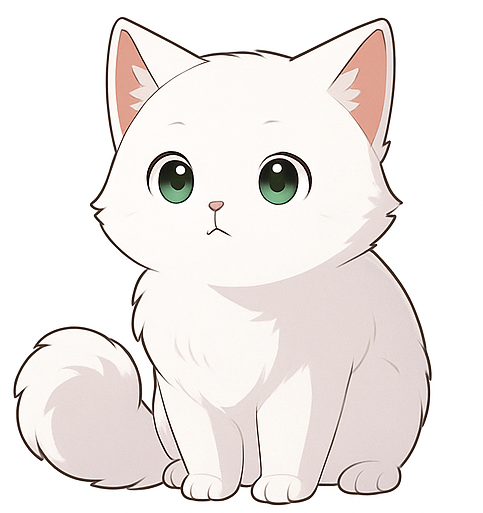
#> input picture kochka/kochka_idle.png, 483 x 513 px, found by its file name
$ python animation.py
#> lines starting #> are read from the running program, lines starting #| are printed output that depends on the picture
import cv2
import random as r
import sounddevice as sd
import numpy as np
from scipy.signal import stft


def animate(position):
    if position == "bad":
        t1 = r.randint(100, 200)
        cv2.imshow("animation", kochka1)
        cv2.waitKey(t1)
        t2 = r.randint(30, 100)
        cv2.imshow("animation", kochka2)
        cv2.waitKey(t2)
        t3 = r.randint(400, 500)
        cv2.imshow("animation", kochka3)
        cv2.waitKey(t3)
    else:
        t1 = r.randint(50, 100)
        cv2.imshow("animation", kochka1)
        cv2.waitKey(t1)
        t2 = r.randint(50, 500)
        cv2.imshow("animation", kochka2)
        cv2.waitKey(t2)
        t3 = r.randint(500, 1500)
        cv2.imshow("animation", kochka3)
        cv2.waitKey(t3)


idle = cv2.imread(r"kochka\kochka_idle.png")
#> idle is the input picture: shape (513, 483, 3); mean B, G, R 232.9, 235.2, 240.5
kochka1 = cv2.imread(r"kochka\kochka1.png")
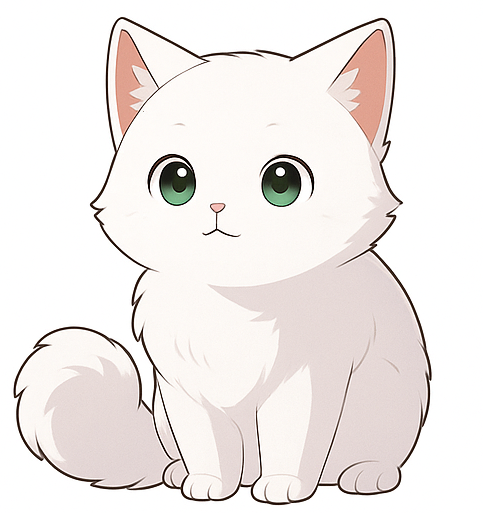
#> input picture kochka/kochka1.png, 483 x 513 px, found by its file name
#> kochka1 is the input picture: shape (513, 483, 3); mean B, G, R 232.9, 235.1, 240.5
kochka2 = cv2.imread(r"kochka\kochka2.png")
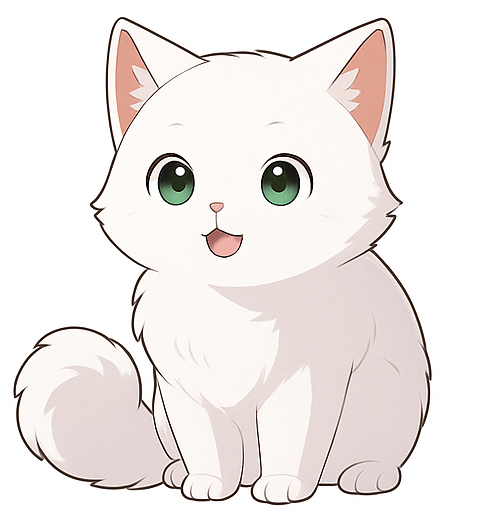
#> input picture kochka/kochka2.png, 483 x 513 px, found by its file name
#> kochka2 is the input picture: shape (513, 483, 3); mean B, G, R 232.5, 234.8, 240.4
kochka3 = cv2.imread(r"kochka\kochka3.png")
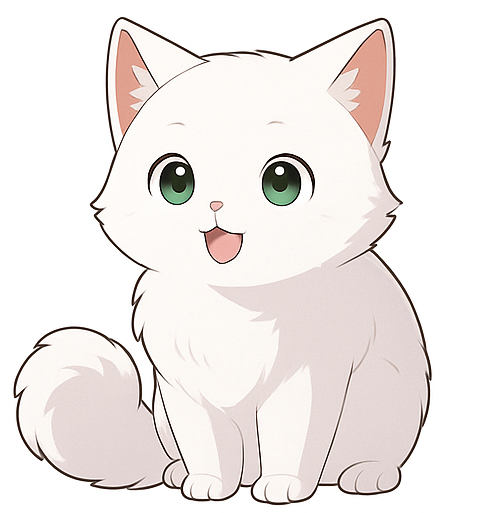
#> input picture kochka/kochka3.png, 483 x 513 px, found by its file name
#> kochka3 is the input picture: shape (513, 483, 3); mean B, G, R 232.5, 234.7, 240.4

fs = 48000
duration = 0.5
frequency_threshold = 100
print(sd.query_devices())
#> (this line was passed over: sounddevice is not available in this run)
# Use Stereo Mix (index 30)
sd.default.device = int(input("choose your device: "))
#> the answer given: 1

position = "bad"
while True:
#> (the run stopped early here; a loop or call above may not have finished)
